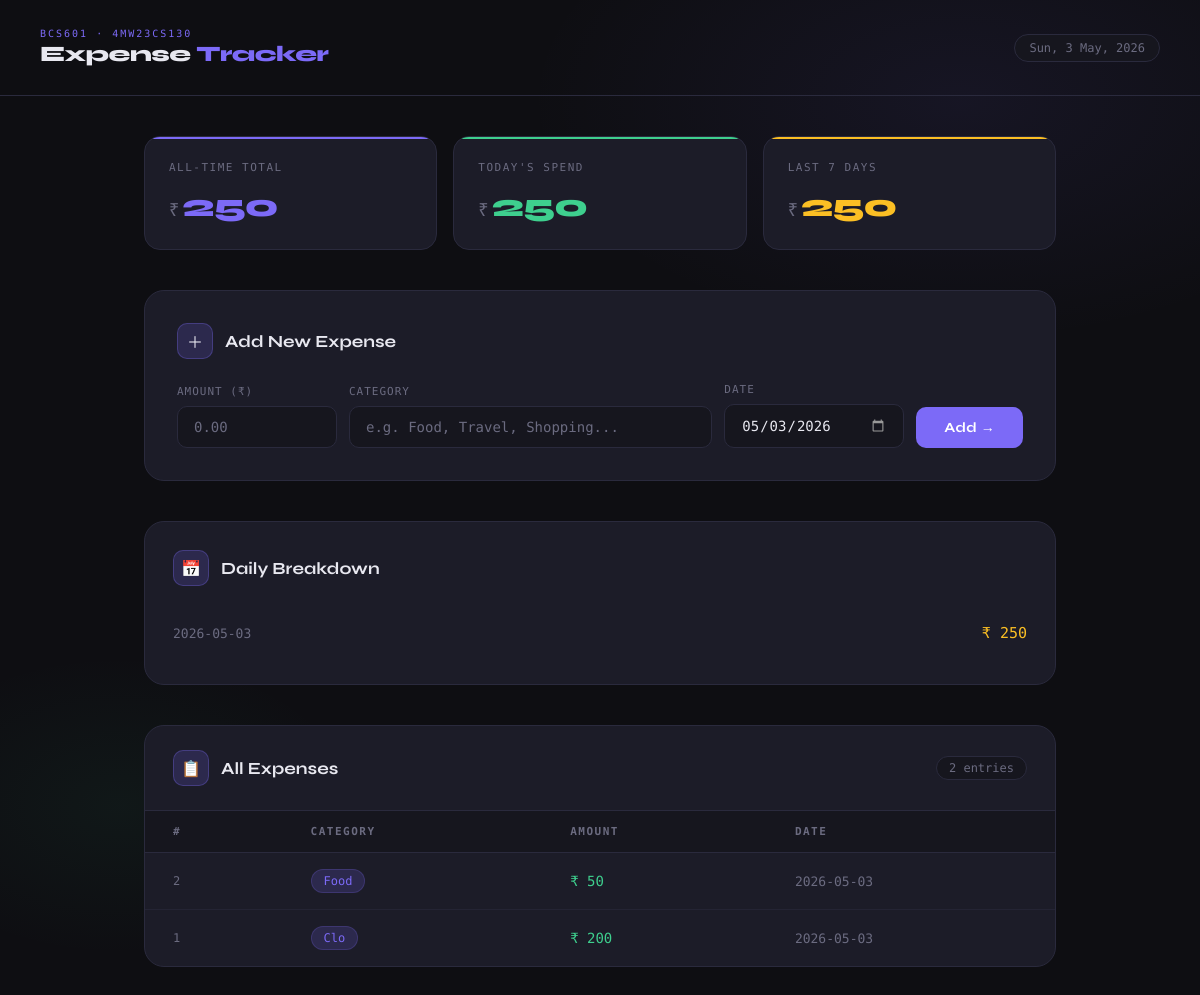
The page / on the database its author committed.
### tables this page shows
CREATE TABLE expenses (
    id       INTEGER PRIMARY KEY AUTOINCREMENT,
    amount   REAL,
    category TEXT,
    date     TEXT
);

### app.py (the view, shortened to what this page needs)
@app.route("/", methods=["GET", "POST"])
def index():
    conn = get_db()
    cursor = conn.cursor()
    cursor.execute("SELECT * FROM expenses ORDER BY date DESC, id DESC")
    data = cursor.fetchall()
    cursor.execute("SELECT SUM(amount) FROM expenses")
    total = cursor.fetchone()[0]
    today = datetime.today().strftime('%Y-%m-%d')
    cursor.execute("SELECT SUM(amount) FROM expenses WHERE date = ?", (today,))
    today_total = cursor.fetchone()[0]
    week_ago = (datetime.today() - timedelta(days=7)).strftime('%Y-%m-%d')
    cursor.execute(
        "SELECT SUM(amount) FROM expenses WHERE date BETWEEN ? AND ?",
        (week_ago, today)
    )
    week_total = cursor.fetchone()[0]
    cursor.execute(
        """
        SELECT date, SUM(amount) as day_total
        FROM expenses
        WHERE date BETWEEN ? AND ?
        GROUP BY date
        ORDER BY date DESC
        """,
        ((datetime.today() - timedelta(days=30)).strftime('%Y-%m-%d'), today)
    )
    daily_totals = cursor.fetchall()
    conn.close()
    return render_template(
        "index.html",
        expenses=data,
        total=total,
        today_total=today_total,
        week_total=week_total,
        daily_totals=daily_totals
    )

### app.py (called while the page is built)
def get_db():
    return sqlite3.connect("database.db")

### templates/index.html (shortened to what this page needs)
<!DOCTYPE html>
<html lang="en">
<head>
</head>
<body>
<header>
    <div class="logo">
        <span class="logo-tag">BCS601 · 4MW23CS130</span>
        <span class="logo-title">Expense <span>Tracker</span></span>
    </div>
    <div class="date-badge" id="currentDate"></div>
</header>
<main>
    <div class="stats-grid">
        <div class="stat-card total">
            <div class="stat-label">All-Time Total</div>
            <div class="stat-value">
                <span class="currency">₹</span>
                {{ "{:,.0f}".format(total) if total else "0" }}
            </div>
        </div>
        <div class="stat-card today">
            <div class="stat-label">Today's Spend</div>
            <div class="stat-value">
                <span class="currency">₹</span>
                {{ "{:,.0f}".format(today_total) if today_total else "0" }}
            </div>
        </div>
        <div class="stat-card week">
            <div class="stat-label">Last 7 Days</div>
            <div class="stat-value">
                <span class="currency">₹</span>
                {{ "{:,.0f}".format(week_total) if week_total else "0" }}
            </div>
        </div>
    </div>
    <div class="add-section">
        <div class="section-header">
            <div class="section-icon">＋</div>
            <div class="section-title">Add New Expense</div>
        </div>
        <form method="POST">
            <div class="form-row">
                <div class="field-group">
                    <label for="amount">Amount (₹)</label>
                    <input type="number" id="amount" name="amount" placeholder="0.00" required min="0" step="0.01">
                </div>
                <div class="field-group">
                    <label for="category">Category</label>
                    <input type="text" id="category" name="category" placeholder="e.g. Food, Travel, Shopping..." required>
                </div>
                <div class="field-group">
                    <label for="date">Date</label>
                    <input type="date" id="date" name="date" required>
                </div>
                <button type="submit" class="btn-add">Add →</button>
            </div>
        </form>
    </div>
    {% if daily_totals %}
    <div class="daily-section">
        <div class="section-header">
            <div class="section-icon">📅</div>
            <div class="section-title">Daily Breakdown</div>
        </div>
        {% for day in daily_totals %}
        <div class="daily-row">
            <span class="daily-date">{{ day[0] }}</span>
            <span class="daily-amount">₹ {{ "{:,.0f}".format(day[1]) }}</span>
        </div>
        {% endfor %}
    </div>
    {% endif %}
    <div class="expense-section">
        <div class="expense-header">
            <div class="section-header" style="margin-bottom:0">
                <div class="section-icon">📋</div>
                <div class="section-title">All Expenses</div>
            </div>
            <span class="expense-count">{{ expenses|length }} entries</span>
        </div>
        {% if expenses %}
        <table>
            <thead>
                <tr>
                    <th>#</th>
                    <th>Category</th>
                    <th>Amount</th>
                    <th>Date</th>
                </tr>
            </thead>
            <tbody>
                {% for e in expenses %}
                <tr>
                    <td>{{ e[0] }}</td>
                    <td><span class="category-pill">{{ e[2] }}</span></td>
                    <td class="amount-cell">₹ {{ "{:,.0f}".format(e[1]) }}</td>
                    <td class="date-cell">{{ e[3] }}</td>
                </tr>
                {% endfor %}
            </tbody>
        </table>
        {% else %}
        <div class="empty-state">
            <div class="icon">💸</div>
            <p>No expenses yet. Add your first one above!</p>
        </div>
        {% endif %}
    </div>
</main>
</body>
</html>

### rows shown on the page
expenses: id "2", category "Food", amount "50", date "2026-05-03"
expenses: id "1", category "Clo", amount "200", date "2026-05-03"

### other values the page prints
{{ "{:,.0f}".format(total) if total else "0" }} "250"
{{ "{:,.0f}".format(today_total) if today_total else "0" }} "250"
{{ "{:,.0f}".format(week_total) if week_total else "0" }} "250"
{{ day[0] }} "2026-05-03"
{{ "{:,.0f}".format(day[1]) }} "250"
{{ expenses|length }} "2"
